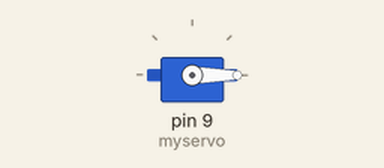
This sketch was run on a simulated Arduino Uno, built with avr-gcc and run on an emulated ATmega328P. On the bench: servo.

Above: at 0.05 s.
At 0.15 s:
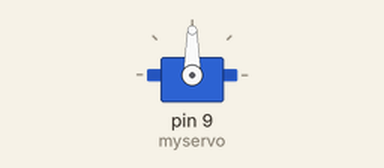
At 0.25 s:
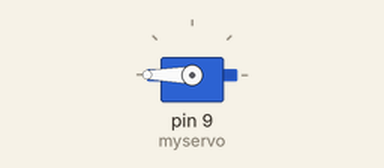
Timing chart, 0 to 3.0 s (numbered marks = the images above):
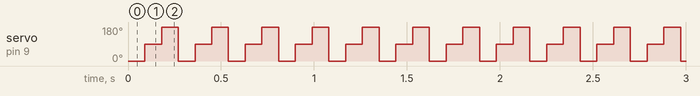

The sketch:

ServoControl.ino
```cpp
#include <Servo.h>

Servo myservo;

void setup() {
  myservo.attach(9);
}

void loop() {
  myservo.write(0);
  delay(90);

  myservo.write(90);
  delay(90);

  myservo.write(180);
  delay(90);
}
```

Measured:
- by itself, servo on pin 9 (myservo): repeats every 0.27 s: 180° 0.09 s, 0° 0.09 s, 90° 0.09 s
